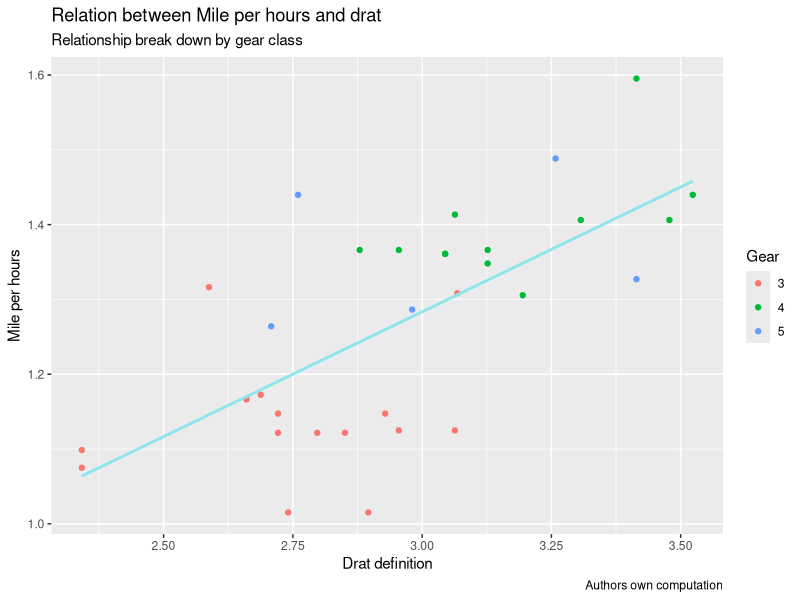

Write the R code that produced this figure.
library(ggplot2) 
        png(file = "scatterplotaxis.png")  
    
        new_graph<-ggplot(mtcars, aes(x = log(mpg), y = log(drat))) +geom_point(aes(color = factor(gear))) +  
          stat_smooth(method = "lm",col = "cadetblue2",se = FALSE,size = 1)  
       
        new_graph + labs(  
          x = "Drat definition",  
          y = "Mile per hours",  
          color = "Gear",  
          title = "Relation between Mile per hours and drat",  
          subtitle = "Relationship break down by gear class",  
          caption = "Authors own computation"  
        )  
        dev.off()  
        
        